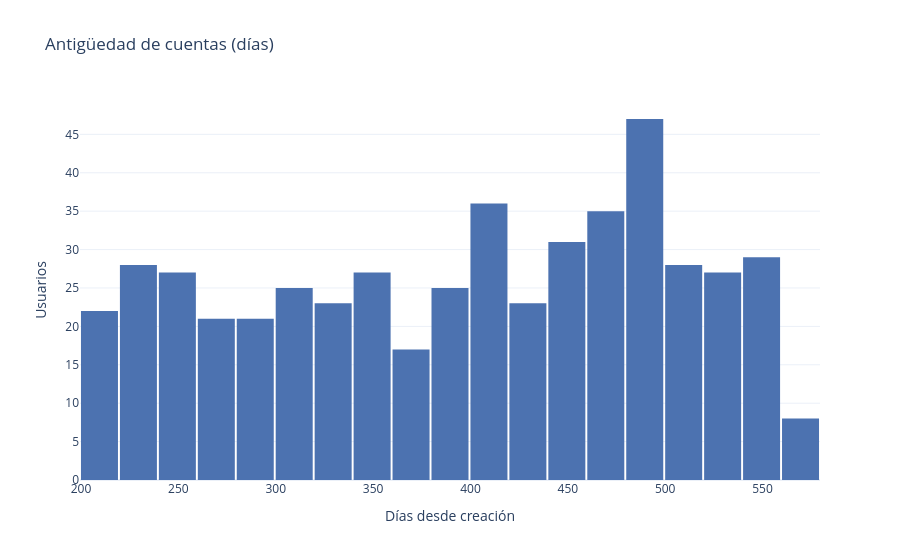
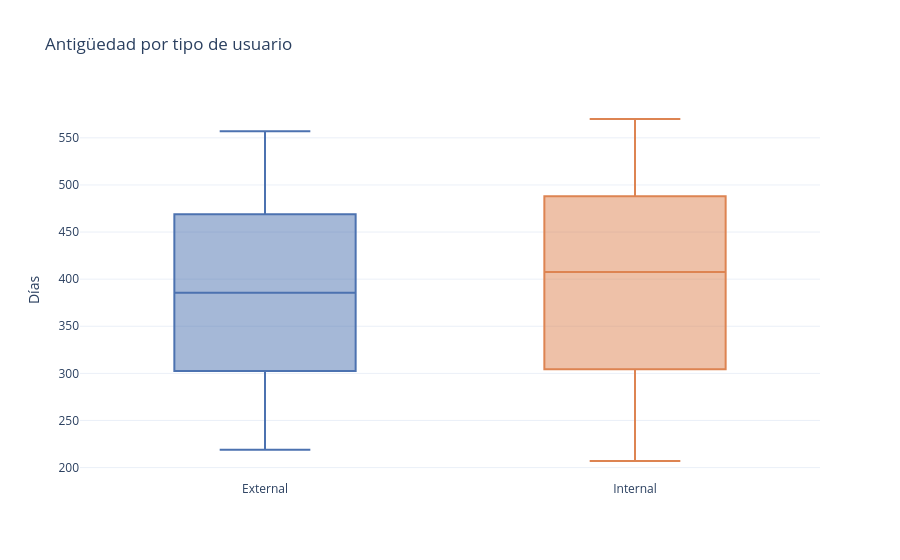

Notebook code cell kept with these figures, in order:
### Markdown cell above
### 2.3 Antigüedad de cuentas

### Code cell
users["account_age_days"] = (REFERENCE_DATE - users["created_at"]).dt.days

# Histograma de antigüedad de cuentas
fig = px.histogram(users, x="account_age_days", nbins=30, title="Antigüedad de cuentas (días)",
                   color_discrete_sequence=["#4C72B0"], template="plotly_white")
fig.update_layout(xaxis_title="Días desde creación", yaxis_title="Usuarios", bargap=0.05); fig.show()

# Antigüedad por tipo de usuario
fig = px.box(users, x="user_type", y="account_age_days", color="user_type",
             title="Antigüedad por tipo de usuario", template="plotly_white",
             color_discrete_sequence=TYPE_COLORS)
fig.update_layout(showlegend=False, xaxis_title="", yaxis_title="Días"); fig.show()

print(users.groupby("user_type")["account_age_days"].describe().round(1))

### Figure 1 — Plotly figure (JSON) as saved in the notebook; plotly's stock layout.template omitted (floating-point values rounded to 4 significant figures; data arrays with more than 128 entries replaced by an {"elided": "..."} marker saying what was removed)
{"data": [{"bingroup": "x", "hovertemplate": "account_age_days=%{x}<br>count=%{y}<extra></extra>", "legendgroup": "", "marker": {"color": "#4C72B0", "pattern": {"shape": ""}}, "name": "", "nbinsx": 30, "orientation": "v", "showlegend": false, "type": "histogram", "x": {"elided": "500 int values"}, "xaxis": "x", "yaxis": "y"}], "layout": {"bargap": 0.05, "barmode": "relative", "legend": {"tracegroupgap": 0}, "title": {"text": "Antigüedad de cuentas (días)"}, "xaxis": {"anchor": "y", "domain": [0.0, 1.0], "title": {"text": "Días desde creación"}}, "yaxis": {"anchor": "x", "domain": [0.0, 1.0], "title": {"text": "Usuarios"}}}}

### Figure 2 — Plotly figure (JSON) as saved in the notebook; plotly's stock layout.template omitted (floating-point values rounded to 4 significant figures; data arrays with more than 128 entries replaced by an {"elided": "..."} marker saying what was removed)
{"data": [{"alignmentgroup": "True", "hovertemplate": "user_type=%{x}<br>account_age_days=%{y}<extra></extra>", "legendgroup": "External", "marker": {"color": "#4C72B0"}, "name": "External", "notched": false, "offsetgroup": "External", "orientation": "v", "showlegend": true, "type": "box", "x": ["External", "External", "External", "External", "External", "External", "External", "External", "External", "External", "External", "External", "External", "External", "External", "External", "External", "External", "External", "External", "External", "External", "External", "External", "External", "External", "External", "External", "External", "External", "External", "External", "External", "External", "External", "External", "External", "External", "External", "External", "External", "External", "External", "External", "External", "External", "External", "External", "External", "External", "External", "External", "External", "External", "External", "External", "External", "External", "External", "External", "External", "External", "External", "External", "External", "External", "External", "External", "External", "External", "External", "External", "External", "External", "External", "External", "External", "External", "External", "External"], "x0": " ", "xaxis": "x", "y": [471, 492, 499, 487, 339, 547, 494, 342, 308, 294, 489, 429, 354, 332, 345, 494, 303, 412, 467, 449, 222, 327, 280, 309, 464, 481, 544, 459, 220, 292, 421, 342, 231, 502, 453, 256, 350, 480, 375, 271, 262, 338, 301, 408, 388, 397, 302, 457, 410, 226, 452, 235, 254, 437, 481, 284, 439, 219, 232, 493, 383, 328, 379, 483, 254, 407, 553, 435, 557, 342, 457, 492, 231, 331, 353, 446, 247, 521, 370, 517], "y0": " ", "yaxis": "y"}, {"alignmentgroup": "True", "hovertemplate": "user_type=%{x}<br>account_age_days=%{y}<extra></extra>", "legendgroup": "Internal", "marker": {"color": "#DD8452"}, "name": "Internal", "notched": false, "offsetgroup": "Internal", "orientation": "v", "showlegend": true, "type": "box", "x": {"elided": "420 str values"}, "x0": " ", "xaxis": "x", "y": {"elided": "420 int values"}, "y0": " ", "yaxis": "y"}], "layout": {"boxmode": "overlay", "legend": {"title": {"text": "user_type"}, "tracegroupgap": 0}, "showlegend": false, "title": {"text": "Antigüedad por tipo de usuario"}, "xaxis": {"anchor": "y", "categoryarray": ["External", "Internal"], "categoryorder": "array", "domain": [0.0, 1.0], "title": {"text": ""}}, "yaxis": {"anchor": "x", "domain": [0.0, 1.0], "title": {"text": "Días"}}}}
